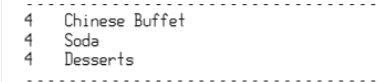
#> input picture Generate_Receipt/sample bill.png, 380 x 82 px
$ python printed_text_ocr.py
#> lines starting #> are read from the running program, lines starting #| are printed output that depends on the picture; after the words box and inside, x2 and y2 are one past the last pixel; in counts of white or black regions, pixels touching at a corner belong together

import cv2
import pytesseract
from PIL import Image
import pandas as pd

# (Nếu dùng Windows thì cần dòng sau)
pytesseract.pytesseract.tesseract_cmd = r'C:\Program Files\Tesseract-OCR\tesseract.exe'

# Load ảnh
image = cv2.imread('sample bill.png')
#> image is the input picture: shape (82, 380, 3); mean B, G, R 246.9, 246.9, 246.9

# Xử lý cơ bản: chuyển sang grayscale và threshold
gray = cv2.cvtColor(image, cv2.COLOR_BGR2GRAY)
_, thresh = cv2.threshold(gray, 150, 255, cv2.THRESH_BINARY)
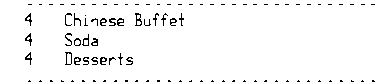
#> thresh: shape (82, 380); 96.6% white; black in thin lines or dots, all inside (x1, y1, x2, y2) = (25, 4, 375, 82)

# (Tùy trường hợp, bạn có thể dùng adaptive threshold hoặc GaussianBlur)

# Chuyển ảnh sang định dạng PIL (tesseract yêu cầu)
pil_img = Image.fromarray(thresh)

# Nhận diện văn bản
#> (the run stopped early here; a loop or call above may not have finished)
